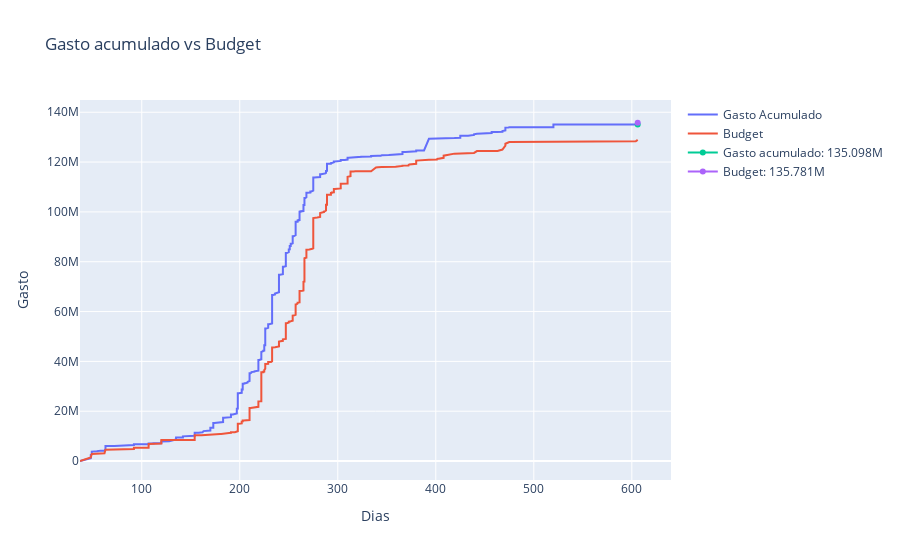

Source (notebook cell):
### Code cell
import plotly.graph_objects as go
df_ojoin = df_join.copy()
df_ojoin.sort_values(by="FECHA_NUM_LIMPIA", inplace=True)
df_odates.loc[(df_odates["PARTIDA PRESUPUESTAL"]=="7003-004") & (df_odates['SUBTOTAL'] == df_odates[df_odates["PARTIDA PRESUPUESTAL"]=="7003-004"]["SUBTOTAL"].max()), 'SUBTOTAL'] += 1069395.97 - 486500
df_odates.loc[(df_odates["PARTIDA PRESUPUESTAL"]=="7038-008") & (df_odates['SUBTOTAL'] == df_odates[df_dates["PARTIDA PRESUPUESTAL"]=="7038-008"]["SUBTOTAL"].max()), 'SUBTOTAL'] += 4245.68 
df_odates["ACUMULADO"]=np.cumsum(df_odates["SUBTOTAL"])
Acumulado_budget=np.cumsum(df_ojoin["BUDGET"])
#df_dates[df_dates["PARTIDA PRESUPUESTAL"]=="7003-004"]["SUBTOTAL"].max()=df_dates[df_dates["PARTIDA PRESUPUESTAL"]=="7003-004"]["SUBTOTAL"].max()+ 1069395.97 
#df_dates[df_dates["PARTIDA PRESUPUESTAL"]=="7038-008"]["SUBTOTAL"].max()=df_dates[df_dates["PARTIDA PRESUPUESTAL"]=="7038-008"]["SUBTOTAL"].max()+ 4245.68 
fig = go.Figure()

fig.add_trace(go.Scatter(
    name="Gasto Acumulado",
    x=df_odates["FECHA_NUM_LIMPIA"],
    y=df_odates["ACUMULADO"],
    hovertemplate="%{y}%{_xother}"
))

fig.add_trace(go.Scatter(
    name="Budget",
    x=df_ojoin["FECHA_NUM_LIMPIA"],
    y=Acumulado_budget,
    hovertemplate="%{y}%{_xother}"
))
valormaximo=f"Gasto acumulado: {round(df_odates["ACUMULADO"].max()/1000000,3)}M"
ultimovalor= pd.DataFrame(dict(
    x=[df_odates["FECHA_NUM_LIMPIA"].max()],
    y=[df_odates["ACUMULADO"].max()]
))

fig.add_trace(go.Scatter(
    name=valormaximo,
    x=ultimovalor["x"],
    y=ultimovalor["y"]
))

budgetmaximo=f"Budget: {round(Acumulado_budget.max()/1000000,3)}M"
ultimobudget= pd.DataFrame(dict(
    x=[df_ojoin["FECHA_NUM_LIMPIA"].max()],
    y=[Acumulado_budget.max()]
))

fig.add_trace(go.Scatter(
    name=budgetmaximo,
    x=ultimobudget["x"],
    y=ultimobudget["y"]
))

fig.update_xaxes(title_text="Dias")
fig.update_yaxes(title_text="Gasto")
fig.update_layout(title="Gasto acumulado vs Budget")
fig.update_layout(hovermode="x unified")
fig.show()

### Figure 1 — Plotly figure (JSON) as saved in the notebook; plotly's stock layout.template omitted (floating-point values rounded to 4 significant figures; data arrays with more than 128 entries replaced by an {"elided": "..."} marker saying what was removed)
{"data": [{"hovertemplate": "%{y}%{_xother}", "name": "Gasto Acumulado", "type": "scatter", "x": {"elided": "7173 float values"}, "y": {"elided": "7173 float values"}}, {"hovertemplate": "%{y}%{_xother}", "name": "Budget", "type": "scatter", "x": {"elided": "2234 float values"}, "y": {"elided": "2234 float values"}}, {"name": "Gasto acumulado: 135.098M", "type": "scatter", "x": [606.0], "y": [135100000.0]}, {"name": "Budget: 135.781M", "type": "scatter", "x": [606.0], "y": [135800000.0]}], "layout": {"hovermode": "x unified", "title": {"text": "Gasto acumulado vs Budget"}, "xaxis": {"title": {"text": "Dias"}}, "yaxis": {"title": {"text": "Gasto"}}}}
